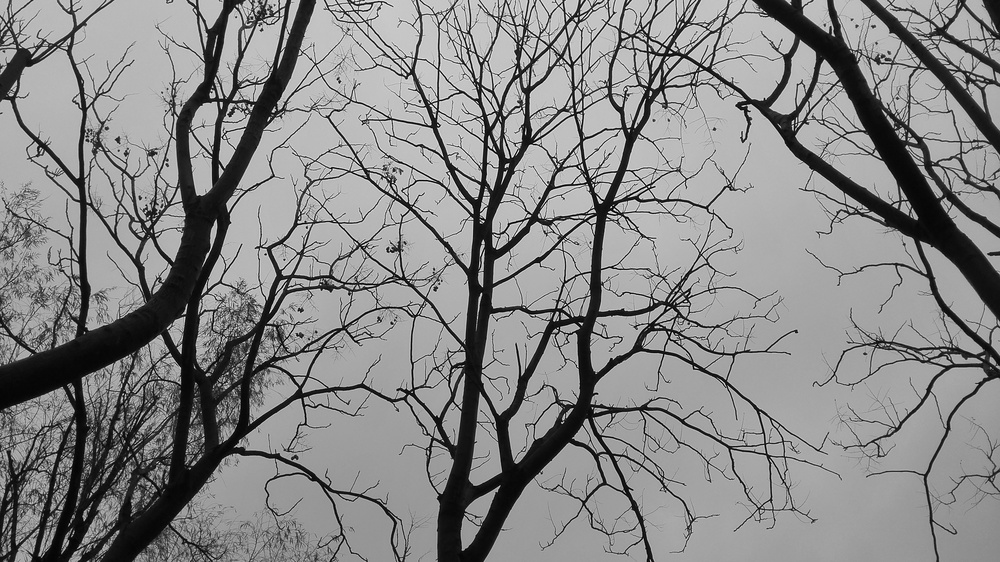
#> input picture homework1,2,3/GrayImages/GaussScale/6.jpg, 1000 x 562 px, shrunk from 4160 x 2336 before the run; its folder holds only this picture in this run
$ python GaussFilter.py
#> lines starting #> are read from the running program, lines starting #| are printed output that depends on the picture
import math
import cv2
import numpy as np
import os
def gausskernel(size, sigma=4.0):
    mid = int(size/2)
    gausskernel=np.zeros((size,size),np.float32)
    for i in range (size):
        for j in range (size):
            norm=math.pow(i-mid,2)+math.pow(j-mid,2)
            gausskernel[i,j]=math.exp(-norm/(2*math.pow(sigma,2)))
    summay=np.sum(gausskernel)
    kernel=gausskernel/summay
    return kernel

def cv_imread(file_path):
    cv_img = cv2.imdecode(np.fromfile(file_path,dtype=np.uint8),-1)
    return cv_img


kernerl_size = [3,5,7,9,11,17]
load_path = "GrayImages/GaussScale"
save_path = "Result/GaussScale"

np.set_printoptions(precision=5, suppress=True)
for size in kernerl_size:
    tmp = gausskernel(size)
    print("size: ",size)
    print(tmp)
    np.savetxt(str(size)+'.csv',tmp, delimiter=',')

imgs_list = os.listdir(load_path)

for img_name in imgs_list: # filter for each picture
    img = cv_imread(load_path + "/" + img_name)
#> in cv_imread, cv_img is the input picture: shape (562, 1000); min 0, max 255, mean 135
    #cv2.imshow('pirate',img)
    for size in kernerl_size:
        img = cv2.GaussianBlur(img,(size,size),0)
        cv2.imwrite(save_path + "/" + str(size)+"_" + img_name , img)
#> this loop made 6 passes
#> pass 2, `img = cv2.GaussianBlur(img,(size,size),0)`:
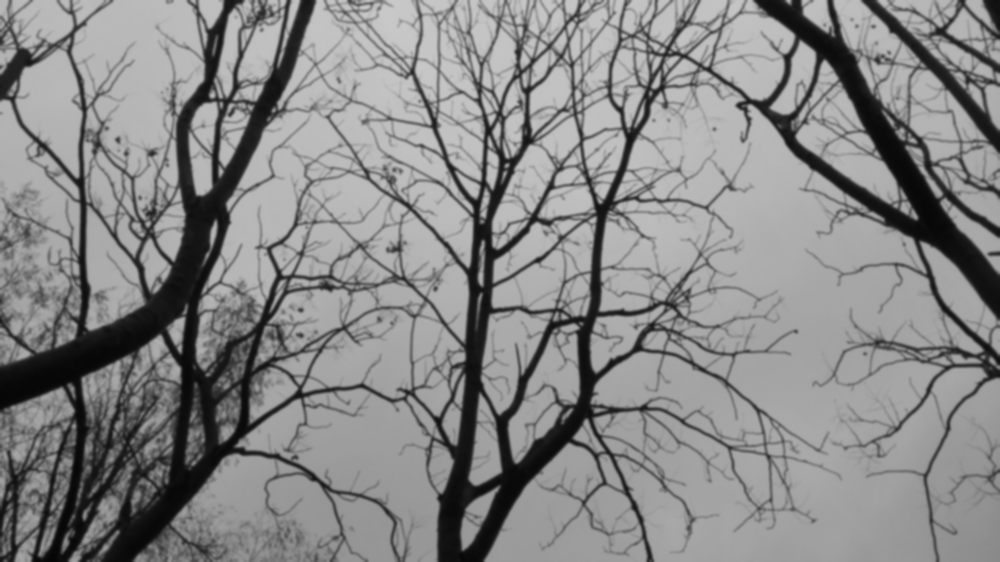
#> img: shape (562, 1000); min 5, max 201, mean 135
#> after the loop:
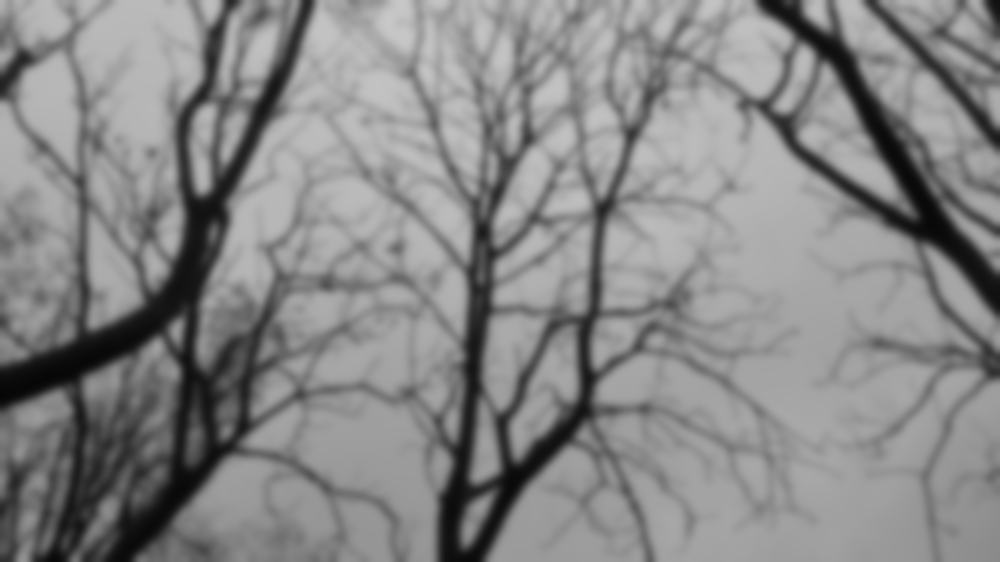
#> img: shape (562, 1000); min 6, max 199, mean 135
